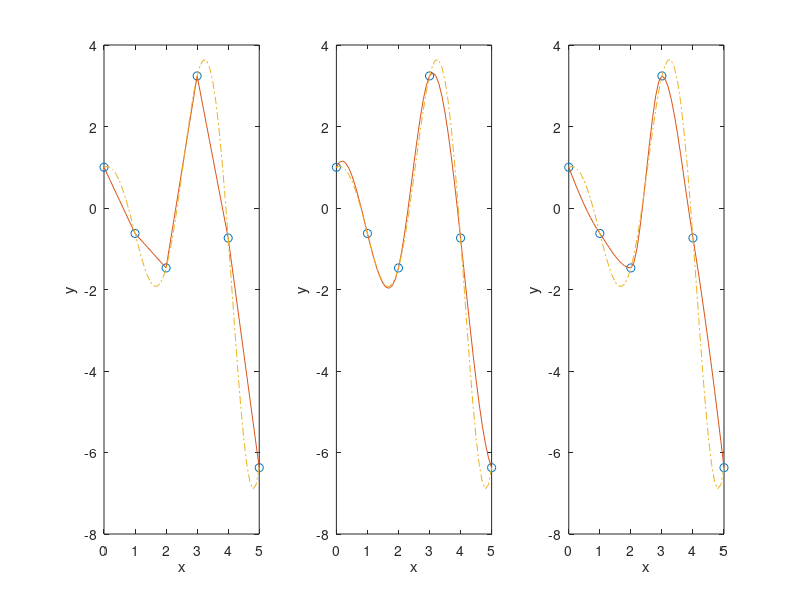

This figure's MATLAB source:
clear; clc; close all;

x = 0:1.0:5;
y = [1.0 -0.6242 -1.4707 3.2406 -0.7366 -6.3717];
xi = 0:0.1:5;

yiLin = interp1(x,y,xi,'linear');
yiSpl = interp1(x,y,xi,'spline');
yiPch = interp1(x,y,xi,'pchip');
yfun = 1.5.^xi.*cos(2*xi);

subplot(1,3,1)
plot(x,y,'o',xi,yiLin,'-',xi,yfun,'-.');
xlabel('x'); ylabel('y')
subplot(1,3,2)
plot(x,y,'o',xi,yiSpl,'-',xi,yfun,'-.');
xlabel('x'); ylabel('y')
subplot(1,3,3)
plot(x,y,'o',xi,yiPch,'-',xi,yfun,'-.');
xlabel('x'); ylabel('y')